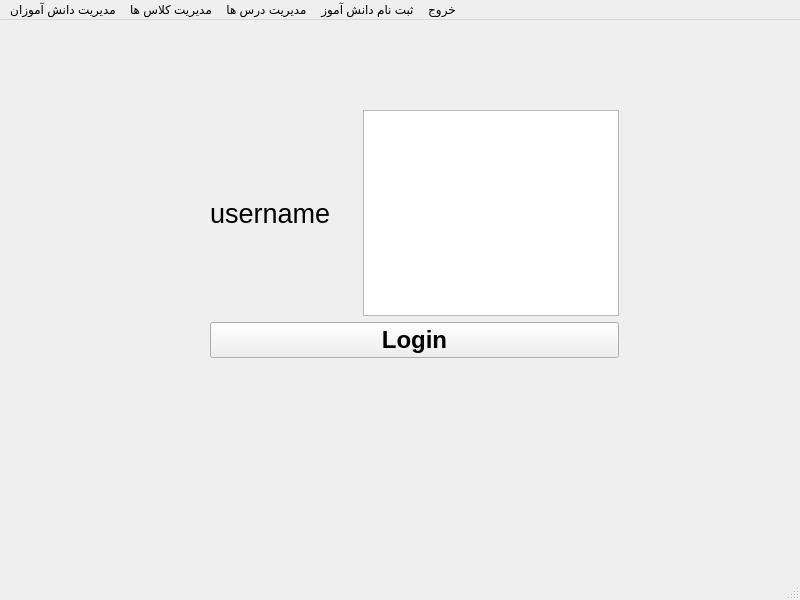
<?xml version="1.0" encoding="UTF-8"?>
<ui version="4.0">
 <class>MainWindow</class>
 <widget class="QMainWindow" name="MainWindow">
  <property name="geometry">
   <rect>
    <x>0</x>
    <y>0</y>
    <width>800</width>
    <height>600</height>
   </rect>
  </property>
  <property name="windowTitle">
   <string>MainWindow</string>
  </property>
  <widget class="QWidget" name="centralwidget">
   <widget class="QWidget" name="verticalLayoutWidget">
    <property name="geometry">
     <rect>
      <x>210</x>
      <y>90</y>
      <width>409</width>
      <height>248</height>
     </rect>
    </property>
    <layout class="QVBoxLayout" name="verticalLayout">
     <item>
      <layout class="QHBoxLayout" name="horizontalLayout">
       <item>
        <widget class="QLabel" name="label">
         <property name="font">
          <font>
           <pointsize>20</pointsize>
          </font>
         </property>
         <property name="text">
          <string>username</string>
         </property>
        </widget>
       </item>
       <item>
        <widget class="QTextEdit" name="textEdit">
         <property name="enabled">
          <bool>true</bool>
         </property>
         <property name="sizePolicy">
          <sizepolicy hsizetype="Minimum" vsizetype="Minimum">
           <horstretch>0</horstretch>
           <verstretch>0</verstretch>
          </sizepolicy>
         </property>
         <property name="minimumSize">
          <size>
           <width>256</width>
           <height>192</height>
          </size>
         </property>
         <property name="maximumSize">
          <size>
           <width>16777202</width>
           <height>16777202</height>
          </size>
         </property>
        </widget>
       </item>
      </layout>
     </item>
     <item>
      <widget class="QPushButton" name="submit">
       <property name="font">
        <font>
         <pointsize>18</pointsize>
         <weight>75</weight>
         <bold>true</bold>
        </font>
       </property>
       <property name="text">
        <string>Login</string>
       </property>
      </widget>
     </item>
    </layout>
   </widget>
  </widget>
  <widget class="QMenuBar" name="menubar">
   <property name="geometry">
    <rect>
     <x>0</x>
     <y>0</y>
     <width>800</width>
     <height>26</height>
    </rect>
   </property>
   <widget class="QMenu" name="menu">
    <property name="title">
     <string>مدیریت دانش آموزان</string>
    </property>
   </widget>
   <widget class="QMenu" name="menu_2">
    <property name="title">
     <string>مدیریت کلاس ها</string>
    </property>
    <addaction name="separator"/>
   </widget>
   <widget class="QMenu" name="menu_3">
    <property name="title">
     <string>مدیریت درس ها</string>
    </property>
   </widget>
   <widget class="QMenu" name="menu_4">
    <property name="title">
     <string>ثبت نام دانش آموز</string>
    </property>
   </widget>
   <widget class="QMenu" name="menu_5">
    <property name="title">
     <string>خروج</string>
    </property>
   </widget>
   <addaction name="menu"/>
   <addaction name="menu_2"/>
   <addaction name="menu_3"/>
   <addaction name="menu_4"/>
   <addaction name="menu_5"/>
  </widget>
  <widget class="QStatusBar" name="statusbar"/>
  <action name="action_2">
   <property name="text">
    <string>زیرمجموعه</string>
   </property>
  </action>
 </widget>
 <resources/>
 <connections/>
</ui>
